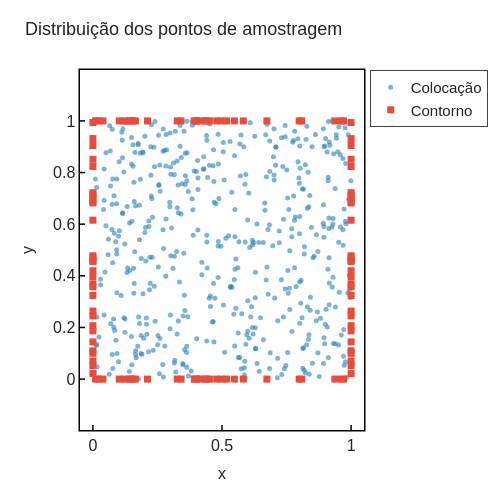

The notebook cell this image was saved under:
### Markdown cell above
Agora, vamos dar uma olhada em como ficou a distribuição dos pontos amostrados.

### Code cell
plot_points(X_COLLOC, X_BC)

### Figure 1 — Plotly figure (JSON) as saved in the notebook; plotly's stock layout.template omitted (floating-point values rounded to 4 significant figures; data arrays with more than 128 entries replaced by an {"elided": "..."} marker saying what was removed)
{"data": [{"marker": {"color": "#2980B9", "opacity": 0.6, "size": 5}, "mode": "markers", "name": "Colocação", "type": "scatter", "x": {"elided": "500 float values"}, "y": {"elided": "500 float values"}}, {"marker": {"color": "#E74C3C", "size": 7, "symbol": "square"}, "mode": "markers", "name": "Contorno", "type": "scatter", "x": [0.141, 0.9709, 0.4372, 0.3928, 0.3413, 0.4514, 0.2114, 0.4027, 0.5479, 0.4795, 0.1644, 0.4, 0.4177, 0.4992, 0.3268, 0.5826, 0.03886, 0.799, 0.8087, 0.1466, 0.4372, 0.1516, 0.6738, 0.01016, 0.5179, 0.1021, 0.02355, 0.1218, 0.963, 0.9371, 0.141, 0.9709, 0.4372, 0.3928, 0.3413, 0.4514, 0.2114, 0.4027, 0.5479, 0.4795, 0.1644, 0.4, 0.4177, 0.4992, 0.3268, 0.5826, 0.03886, 0.799, 0.8087, 0.1466, 0.4372, 0.1516, 0.6738, 0.01016, 0.5179, 0.1021, 0.02355, 0.1218, 0.963, 0.9371, 0.0, 0.0, 0.0, 0.0, 0.0, 0.0, 0.0, 0.0, 0.0, 0.0, 0.0, 0.0, 0.0, 0.0, 0.0, 0.0, 0.0, 0.0, 0.0, 0.0, 0.0, 0.0, 0.0, 0.0, 0.0, 0.0, 0.0, 0.0, 0.0, 0.0, 1.0, 1.0, 1.0, 1.0, 1.0, 1.0, 1.0, 1.0, 1.0, 1.0, 1.0, 1.0, 1.0, 1.0, 1.0, 1.0, 1.0, 1.0, 1.0, 1.0, 1.0, 1.0, 1.0, 1.0, 1.0, 1.0, 1.0, 1.0, 1.0, 1.0], "y": [0.0, 0.0, 0.0, 0.0, 0.0, 0.0, 0.0, 0.0, 0.0, 0.0, 0.0, 0.0, 0.0, 0.0, 0.0, 0.0, 0.0, 0.0, 0.0, 0.0, 0.0, 0.0, 0.0, 0.0, 0.0, 0.0, 0.0, 0.0, 0.0, 0.0, 1.0, 1.0, 1.0, 1.0, 1.0, 1.0, 1.0, 1.0, 1.0, 1.0, 1.0, 1.0, 1.0, 1.0, 1.0, 1.0, 1.0, 1.0, 1.0, 1.0, 1.0, 1.0, 1.0, 1.0, 1.0, 1.0, 1.0, 1.0, 1.0, 1.0, 0.4557, 0.8234, 0.3575, 0.9047, 0.1867, 0.1095, 0.3957, 0.9315, 0.09996, 0.4197, 0.8511, 0.712, 0.07006, 0.2068, 0.05186, 0.2447, 0.6885, 0.02143, 0.2634, 0.4776, 0.6823, 0.144, 0.3685, 0.9936, 0.4592, 0.4695, 0.324, 0.7029, 0.7219, 0.6155, 0.4557, 0.8234, 0.3575, 0.9047, 0.1867, 0.1095, 0.3957, 0.9315, 0.09996, 0.4197, 0.8511, 0.712, 0.07006, 0.2068, 0.05186, 0.2447, 0.6885, 0.02143, 0.2634, 0.4776, 0.6823, 0.144, 0.3685, 0.9936, 0.4592, 0.4695, 0.324, 0.7029, 0.7219, 0.6155]}], "layout": {"font": {"family": "Arial", "size": 16}, "height": 500, "legend": {"borderwidth": 1, "font": {"size": 15}, "orientation": "v", "x": 1.02, "xanchor": "left", "y": 1, "yanchor": "top"}, "margin": {"b": 70, "l": 80, "r": 60, "t": 70}, "title": {"font": {"size": 18}, "text": "Distribuição dos pontos de amostragem"}, "width": 500, "xaxis": {"linecolor": "black", "linewidth": 1.5, "mirror": true, "range": [-0.05, 1.05], "showline": true, "tickcolor": "black", "ticklen": 5, "ticks": "inside", "tickwidth": 1.5, "title": {"font": {"size": 16}, "text": "x"}}, "yaxis": {"linecolor": "black", "linewidth": 1.5, "mirror": true, "range": [-0.05, 1.05], "scaleanchor": "x", "scaleratio": 1, "showline": true, "tickcolor": "black", "ticklen": 5, "ticks": "inside", "tickwidth": 1.5, "title": {"font": {"size": 16}, "text": "y"}}}}
